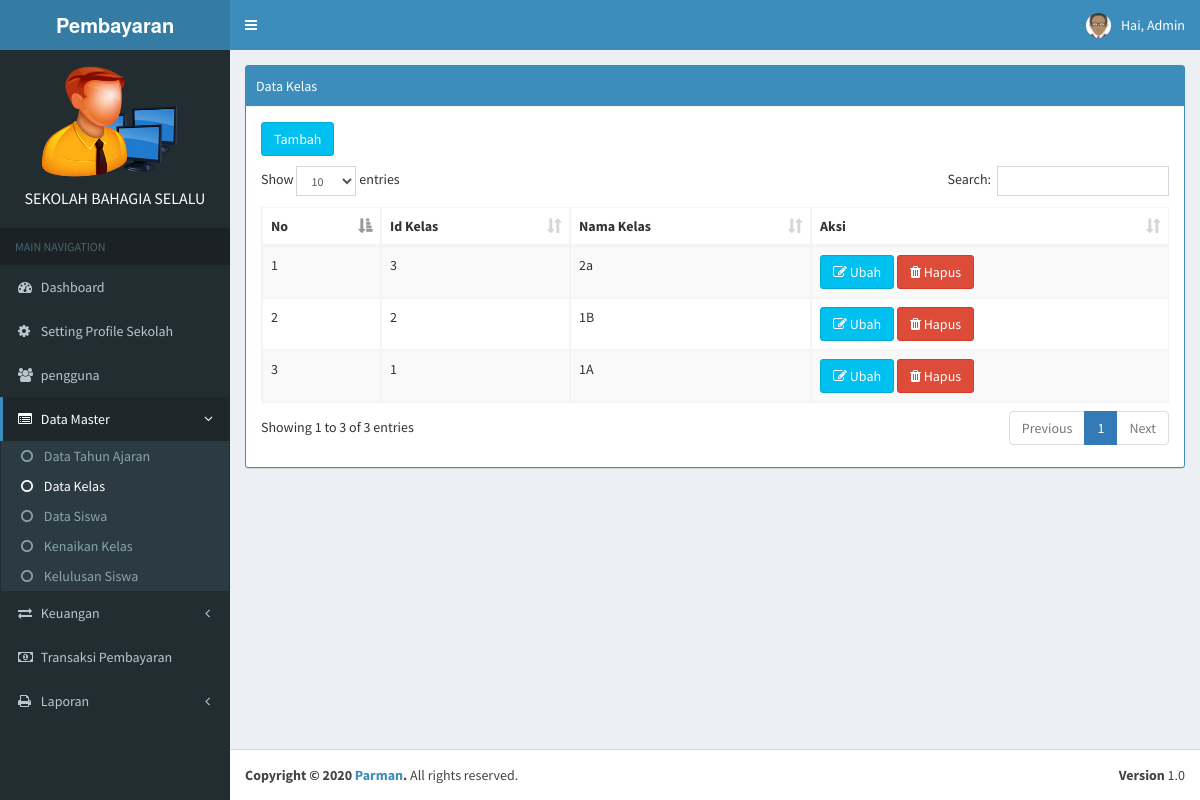
Screenshot of /index.php?page=kelas (signed in) with the database file from the repository.
### tables this page shows
CREATE TABLE `tb_user` (
  `id` int(11) NOT NULL AUTO_INCREMENT,
  `username` varchar(100) NOT NULL,
  `nama_user` varchar(255) NOT NULL,
  `password` varchar(100) NOT NULL,
  `level` varchar(30) NOT NULL,
  `foto` varchar(255) NOT NULL,
  PRIMARY KEY (`id`)
);

CREATE TABLE `tb_profile` (
  `nama_sekolah` varchar(255) NOT NULL,
  `alamat` text NOT NULL,
  `telpon` varchar(20) NOT NULL,
  `website` varchar(100) NOT NULL,
  `kota` varchar(100) NOT NULL,
  `bendahara` varchar(100) NOT NULL,
  `nip` varchar(30) NOT NULL,
  `foto` varchar(255) NOT NULL,
  `ktu` varchar(255) NOT NULL,
  `nip_ktu` varchar(30) NOT NULL
);

CREATE TABLE `tb_kelas` (
  `id_kelas` int(11) NOT NULL AUTO_INCREMENT,
  `nama_kelas` varchar(100) NOT NULL,
  PRIMARY KEY (`id_kelas`)
);

### page/kelas/kelas.php (the view, shortened to what this page needs)
<div class="row">
    <div class="col-md-12">
        <div class="box box-primary box-solid">
            <div class="box-header with-border">
                 Data Kelas
            </div>
            <div class="panel-body">
                <div class="table-responsive">
                    <table class="table table-striped table-bordered table-hover" id="example1">
               <button type="button" class="btn btn-info" style="margin-bottom: 10px;" data-toggle="modal" data-target="#modal-default">
               Tambah
              </button>
                <thead>
                <tr>
                  <th>No</th>
                  <th>Id Kelas</th>
                  <th>Nama Kelas</th>
                  <th>Aksi</th>
                </tr>
                </thead>
                <tbody>
                  <?php
                      $no = 1;
                      $sql = $koneksi->query("select * from tb_kelas order by id_kelas desc");
                      while ($data = $sql->fetch_assoc()) {
                   ?>
                <tr>
                  <td><?php echo $no++; ?></td>
                  <td><?php echo $data['id_kelas'] ?></td>
                  <td><?php echo $data['nama_kelas'] ?></td>
                  <td>
                    <a href="#" type="button" class="btn btn-info" data-toggle="modal" data-target="#mymodal<?php echo $data['id_kelas']; ?>"><i class="fa fa-edit"></i> Ubah</a>
                     <a onclick="return confirm('Apakah Anda Yakin Mengahpus Data Ini')" href="?page=kelas&aksi=hapus&id=<?php echo $data['id_kelas'] ;?>" class="btn btn-danger" title=""><i class="fa fa-trash"></i>  Hapus</a>
                  </td>
                </tr>
                  <div class="modal fade" id="mymodal<?php echo $data['id_kelas']; ?>">
                <?php } ?>
            </tbody>
        </table>
    </div>
</div>
</div>

### index.php (shortened to what this page needs)
<?php
	 include "include/koneksi.php";
 if ($_SESSION['admin'] || $_SESSION['user']) {
?>
<!DOCTYPE html>
<html>
<head>
  <link rel="stylesheet" href="bootstrap/css/bootstrap.min.css">
  <link rel="stylesheet" href="https://cdnjs.cloudflare.com/ajax/libs/font-awesome/4.5.0/css/font-awesome.min.css">
  <link rel="stylesheet" href="https://cdnjs.cloudflare.com/ajax/libs/ionicons/2.0.1/css/ionicons.min.css">
   <link rel="stylesheet" href="plugins/datatables/dataTables.bootstrap.css">
  <link rel="stylesheet" href="dist/css/AdminLTE.min.css">
   <link rel="stylesheet" href="plugins/select2/select2.min.css">
  <link rel="stylesheet" href="dist/css/skins/_all-skins.min.css">
  <link rel="stylesheet" type="text/css" href="sw/dist/sweetalert.css">
</head>
<body class="hold-transition skin-blue sidebar-mini">
<div class="wrapper">
  <header class="main-header">
    <a href="index.php" class="logo">
      <span class="logo-lg"><b>Pembayaran</b></span>
    </a>
    <nav class="navbar navbar-static-top">
      <a href="#" class="sidebar-toggle" data-toggle="offcanvas" role="button">
      </a>
      <?php
            if ($_SESSION['admin']) {
              $user = $_SESSION['admin'];
            }elseif ($_SESSION['user']) {
             $user = $_SESSION['user'];
            }
            $sql_user = $koneksi->query("select * from tb_user where id='$user'");
            $data_user = $sql_user->fetch_assoc();
             $nama = $data_user['nama_user'];
       ?>
      <div class="navbar-custom-menu">
        <ul class="nav navbar-nav">
          <li class="dropdown user user-menu">
            <a href="#" class="dropdown-toggle" data-toggle="dropdown">
              <img src="images/<?php echo $data_user['foto'] ?>" class="user-image" alt="User Image">
              <span class="hidden-xs">Hai, <?php echo $nama ?></span>
            </a>
          </li>
      </div>
    </nav>
  </header>
  	<?php include "include/menu.php"; ?>
     <div class="content-wrapper">
    <section class="content-header">
      <?php include "include/isi.php"; ?>
    </section>
  </div>
  <footer class="main-footer">
    <div class="pull-right hidden-xs">
      <b>Version</b> 1.0
    </div>
    <strong>Copyright &copy; 2020 <a href="http://almsaeedstudio.com">Parman</a>.</strong> All rights
    reserved.
  </footer>
</div>
</body>
</html>
<?php
      }else{
        header("location:login.php");
      }
 ?>

### include/menu.php (shortened to what this page needs)
 <?php
    $sql2 = $koneksi->query("select * from tb_profile ");
    $data1 = $sql2->fetch_assoc();
 ?>
 <aside class="main-sidebar">
    <section class="sidebar">
<div class="user-panel">
  <div>
  <img style="margin-left:30px" src="images/<?php echo $data1['foto'] ?>" width="140" height="120" >
      <h5 style="color:white; font-size: 16px; text-align: center; "><?php echo $data1['nama_sekolah'] ?></h5>
  </div>
  <div class="pull-left info">
  </div>
</div>
<?php
  switch ($_GET['page']) {
    case 'kelas':
      $aktifA='active';
      $aktifA3='active';
      break;
  }
  ?>
<ul class="sidebar-menu" data-widget="tree">
  <li class="header">MAIN NAVIGATION</li>
            <li class="<?php echo $aktifHome; ?>"><a href="index.php"><i class="fa fa-dashboard"></i> Dashboard</a></li>
            <?php  if ($_SESSION['admin']){ ?>
             <li class="<?php echo $aktifprofile; ?>"><a href="?page=profile"><i class="fa fa-gear"></i> Setting Profile Sekolah</a></li>
            <li class="<?php echo $aktifAdmin; ?>"><a href="?page=pengguna"><i class="fa fa-users"></i> pengguna</a></li>
            <li class="treeview <?php echo $aktifA; ?>">
              <a href="#">
                <i class="fa fa-list-alt"></i> <span>Data Master</span>
                <span class="pull-right-container">
                  <i class="fa fa-angle-left pull-right"></i>
                </span>
              </a>
              <ul class="treeview-menu">
                <li class="<?php echo $aktifA2; ?>"><a href="?page=tahunajaran"><i class="fa fa-circle-o"></i> Data Tahun Ajaran</a></li>
                <li class="<?php echo $aktifA3; ?>"><a href="?page=kelas"><i class="fa fa-circle-o"></i> Data Kelas</a></li>
                <li class="<?php echo $aktifA4; ?>"><a href="?page=siswa"><i class="fa fa-circle-o"></i> Data Siswa</a></li>
                 <li class="<?php echo $aktifA5; ?>"><a href="?page=kenaikan"><i class="fa fa-circle-o"></i> Kenaikan Kelas</a></li>
                 <li class="<?php echo $aktifA6; ?>"><a href="?page=kelulusan"><i class="fa fa-circle-o"></i> Kelulusan Siswa</a></li>
              </ul>
            </li>
            <li class="treeview <?php echo $aktifB; ?>">
              <a href="#">
                <i class="fa fa-exchange"></i> <span>Keuangan</span>
                <span class="pull-right-container">
                  <i class="fa fa-angle-left pull-right"></i>
                </span>
              </a>
            </li>
            <li><a href="?page=transaksi"><i class="fa fa-money"></i> Transaksi Pembayaran</a></li>
             <li class="treeview <?php echo $aktifC; ?>">
              <a href="#">
                <i class="fa fa-print"></i> <span>Laporan</span>
                <span class="pull-right-container">
                  <i class="fa fa-angle-left pull-right"></i>
                </span>
              </a>
            </li>
             <?php } ?>
      </ul>
    </section>
  </aside>

### rows the page displays
tb_user: foto (placeholder picture), nama_user "Admin"
tb_profile: foto (picture), nama_sekolah "SEKOLAH BAHAGIA SELALU"
tb_kelas: id_kelas "3", nama_kelas "2a"
tb_kelas: id_kelas "2", nama_kelas "1B"
tb_kelas: id_kelas "1", nama_kelas "1A"
